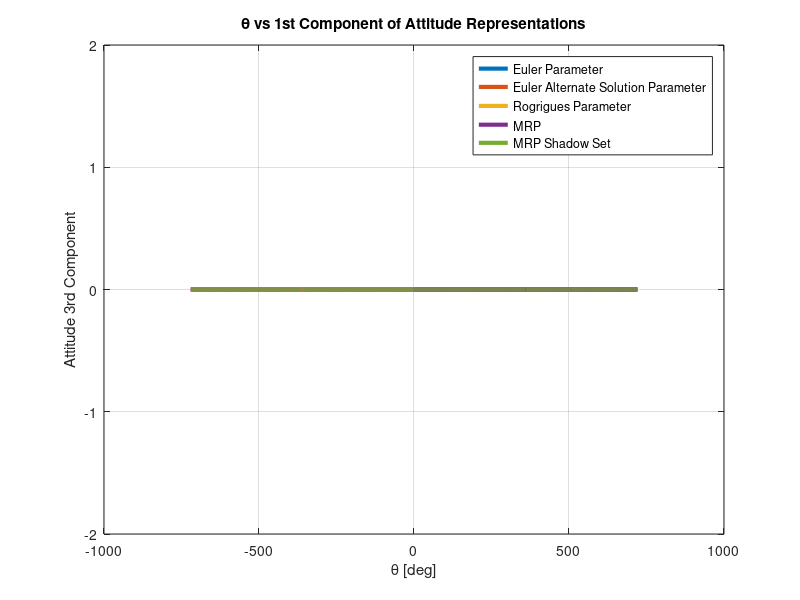
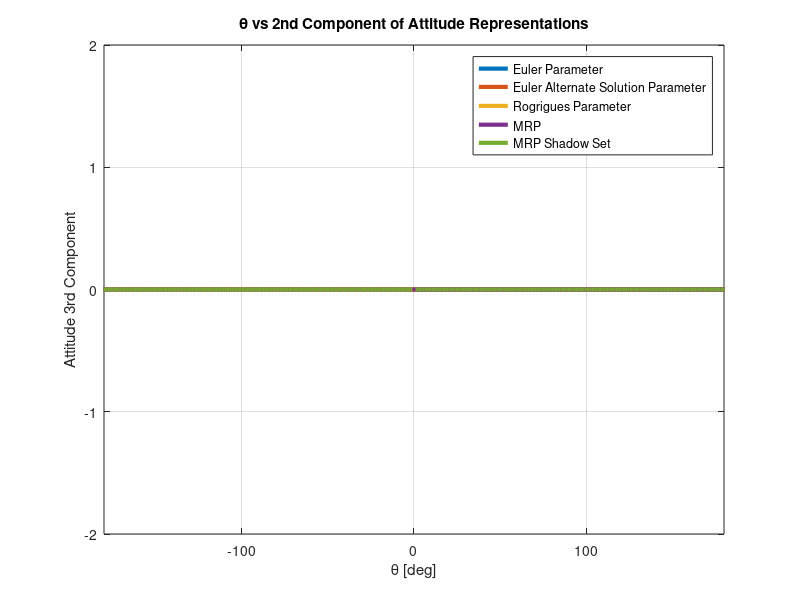
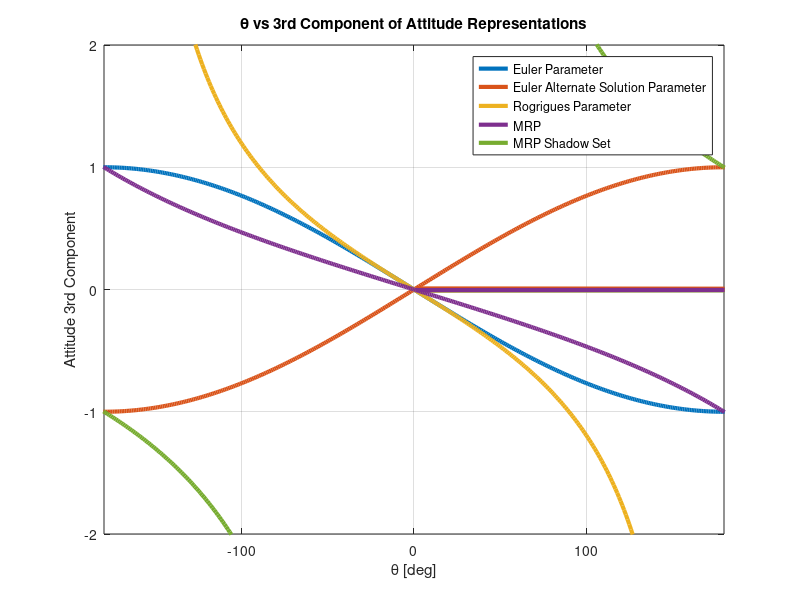
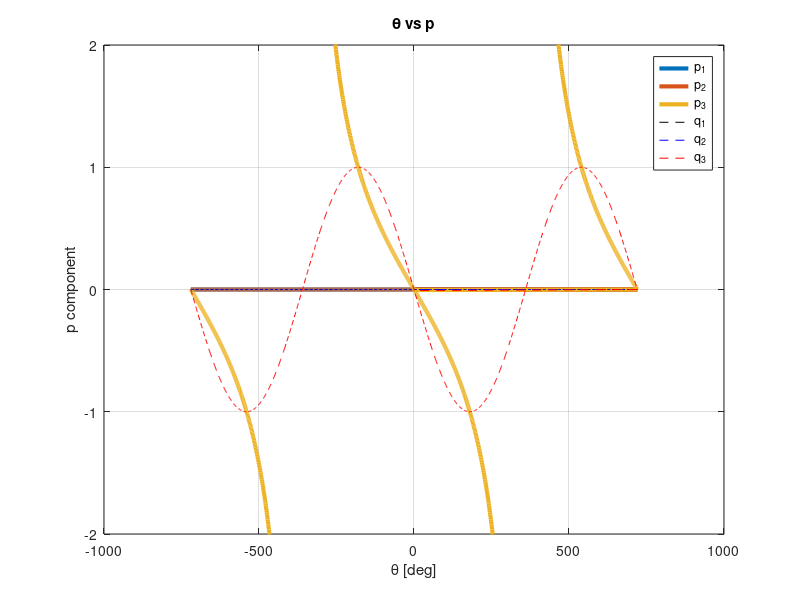

Here is the MATLAB script that generated these plots, in order:
%{

Max Goldstein
AE 6356 Spacecraft Attitude
Problem Set 2
9/13/2026

%}

close all; clear all; clc;

e = [0;0;-1];
e = e./norm(e);

theta = [-720:720,1];

% Euler Rodrigues
q = [sind(theta/2).*e;cosd(theta/2)];

% Alternate Quaternion
qS = -q;

% Rodrigues parameter (Gibbs)
g = e.*tand(theta/2);

% MRP
p = e.*tand(theta/4);

% MRP shadow set
pS = -p./vecnorm(p,2,1).^2;

figure()
plot(theta,q(1,:),'LineWidth',3);
hold on
plot(theta,qS(1,:),'LineWidth',3);
plot(theta,g(1,:),'LineWidth',3);
plot(theta,p(1,:),'LineWidth',3);
plot(theta,pS(1,:),'LineWidth',3);
grid on;
legend('Euler Parameter','Euler Alternate Solution Parameter','Rogrigues Parameter','MRP','MRP Shadow Set');
xlabel('\theta [deg]');
ylabel('Attitude 3rd Component');
title ('\theta vs 1st Component of Attitude Representations')
ylim([-2 2])
%xlim([-180 180])

figure()
plot(theta,q(2,:),'LineWidth',3);
hold on
plot(theta,qS(2,:),'LineWidth',3);
plot(theta,g(2,:),'LineWidth',3);
plot(theta,p(2,:),'LineWidth',3);
plot(theta,pS(2,:),'LineWidth',3);
grid on;
legend('Euler Parameter','Euler Alternate Solution Parameter','Rogrigues Parameter','MRP','MRP Shadow Set');
xlabel('\theta [deg]');
ylabel('Attitude 3rd Component');
title ('\theta vs 2nd Component of Attitude Representations')
ylim([-2 2])
xlim([-180 180])

figure()
plot(theta,q(3,:),'LineWidth',3);
hold on
plot(theta,qS(3,:),'LineWidth',3);
plot(theta,g(3,:),'LineWidth',3);
plot(theta,p(3,:),'LineWidth',3);
plot(theta,pS(3,:),'LineWidth',3);
grid on;
legend('Euler Parameter','Euler Alternate Solution Parameter','Rogrigues Parameter','MRP','MRP Shadow Set');
xlabel('\theta [deg]');
ylabel('Attitude 3rd Component');
title ('\theta vs 3rd Component of Attitude Representations')
ylim([-2 2])
xlim([-180 180])

figure()
plot(theta,p(1,:),'LineWidth',3);
hold on
plot(theta,p(2,:),'LineWidth',3);
plot(theta,p(3,:),'LineWidth',3);
plot(theta,q(1,:),'k--');
plot(theta,q(2,:),'b--');
plot(theta,q(3,:),'r--');
grid on;
legend('p_1','p_2','p_3','q_1','q_2','q_3');
xlabel('\theta [deg]');
ylabel('p component');
title ('\theta vs p')
ylim([-2 2])
%xlim([-180 180])
